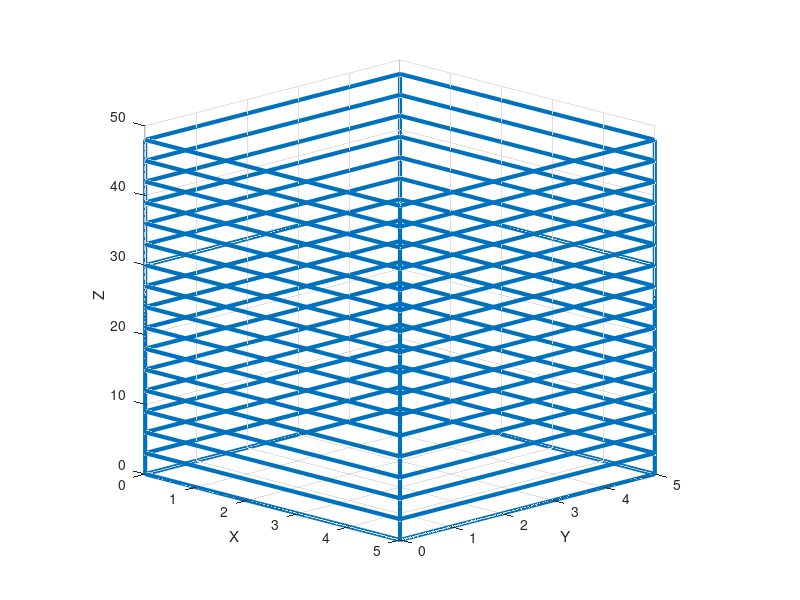

The MATLAB source for this figure:
%in class work 17.01.18

figure('units','norm','position',[.1 .1 .8 .7],'color',[.9 .9 .9],'name', "House") %Creating Window
axes('position',[.1 .1 .8 .8],'color',[1 1 1]) %Creating Axis
view(45,15) %Tilting coordinate system
grid on
axis('square')
xlabel ("X")
ylabel ("Y")
zlabel ("Z")

%creating house
X0=0; Y0=0; Z0=0; %defining zero varibles
W=5; h=3; %defining house dimensions
H=-h;
for Z0=0:h:50
%Base
X=[X0 X0+W]; Y=[Y0 Y0]; Z=[Z0 Z0] %defining new coordinates
line(X,Y,Z, 'linewidth' ,[3]) %drawing line with new coordinates

X=[X0 X0+W]; Y=[Y0+W Y0+W]; Z=[Z0 Z0] %defining new coordinates
line(X,Y,Z, 'linewidth' ,[3]) %drawing line with new coordinates

X=[X0 X0]; Y=[Y0 Y0+W]; Z=[Z0 Z0] %defining new coordinates
line(X,Y,Z, 'linewidth' ,[3]) %drawing line with new coordinates

X=[X0+W X0+W]; Y=[Y0 Y0+W]; Z=[Z0 Z0] %defining new coordinates
line(X,Y,Z, 'linewidth' ,[3]) %drawing line with new coordinates
H=H+3;
drawnow;
endfor

X=[X0 X0]; Y=[Y0 Y0]; Z=[0 0+H] %defining new coordinates
line(X,Y,Z, 'linewidth' ,[3]) %drawing line with new coordinates
drawnow
X=[X0+W X0+W]; Y=[Y0 Y0]; Z=[0 0+H] %defining new coordinates
line(X,Y,Z, 'linewidth' ,[3]) %drawing line with new coordinates
drawnow
X=[X0+W X0+W]; Y=[Y0+W Y0+W]; Z=[0 0+H] %defining new coordinates
line(X,Y,Z, 'linewidth' ,[3]) %drawing line with new coordinates
drawnow
X=[X0 X0]; Y=[Y0+W Y0+W]; Z=[0 0+H] %defining new coordinates
line(X,Y,Z, 'linewidth' ,[3]) %drawing line with new coordinates
drawnow





























































































































































